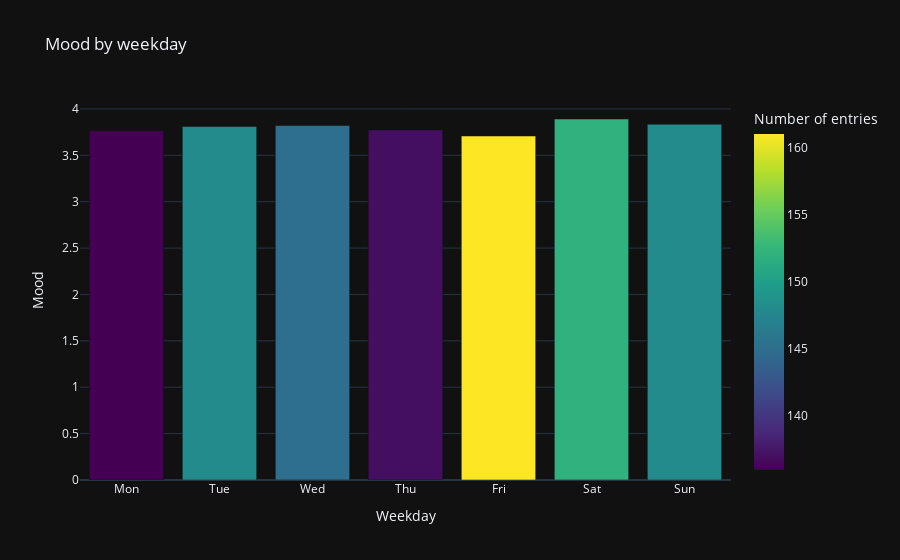

The notebook cell this image was saved under:
### Code cell
df.by_time_bar_plot('weekday')

### Figure 1 — Plotly figure (JSON) as saved in the notebook; plotly's stock layout.template omitted (floating-point values rounded to 4 significant figures)
{"data": [{"alignmentgroup": "True", "hovertemplate": "Weekday=%{x}<br>Mood=%{y}<br>Number of entries=%{marker.color}<extra></extra>", "legendgroup": "", "marker": {"color": [145, 148, 136, 148, 152, 161, 137], "coloraxis": "coloraxis", "pattern": {"shape": ""}}, "name": "", "offsetgroup": "", "orientation": "v", "showlegend": false, "textposition": "auto", "type": "bar", "x": [2, 1, 0, 6, 5, 4, 3], "xaxis": "x", "y": [3.821, 3.811, 3.765, 3.834, 3.891, 3.708, 3.774], "yaxis": "y"}], "layout": {"barmode": "relative", "coloraxis": {"colorbar": {"title": {"text": "Number of entries"}}, "colorscale": [[0, "#440154"], [0.1111, "#482878"], [0.2222, "#3e4989"], [0.3333, "#31688e"], [0.4444, "#26828e"], [0.5556, "#1f9e89"], [0.6667, "#35b779"], [0.7778, "#6ece58"], [0.8889, "#b5de2b"], [1, "#fde725"]]}, "legend": {"tracegroupgap": 0}, "title": {"text": "Mood by weekday"}, "xaxis": {"anchor": "y", "domain": [0, 1], "dtick": 1, "tickmode": "array", "ticktext": ["Mon", "Tue", "Wed", "Thu", "Fri", "Sat", "Sun"], "tickvals": [0, 1, 2, 3, 4, 5, 6], "title": {"text": "Weekday"}}, "yaxis": {"anchor": "x", "domain": [0, 1], "title": {"text": "Mood"}}}}
